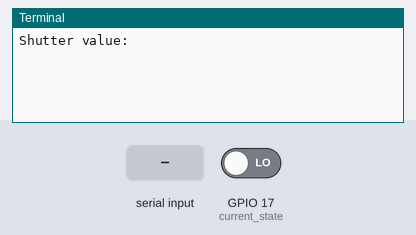
Simulated run of this program. Board: Raspberry Pi (BCM pin numbers). Parts: the last lines printed to the terminal. The inputs (shaded band) are chosen by the test bench; at power-on: GPIO 17 (current_state) LOW. The clock reads 2024-03-15 10:24:30 at power-on unless the program sets it.

Above: at 1.2 s.
1.3 s: "5" typed at the terminal, then Enter
At 2.5 s:
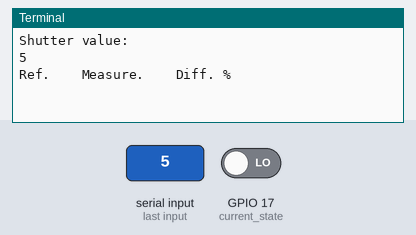
2.8 s: GPIO 17 (current_state) driven HIGH
At 3.9 s:
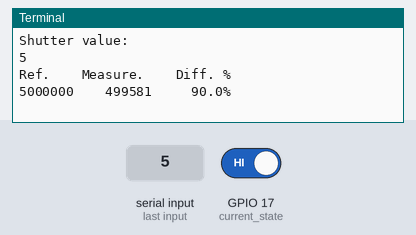

The program:

shutter_speed.py
```python
from RPi import GPIO
from time import sleep
from datetime import datetime

GPIO.setmode(GPIO.BCM)
GPIO.setup(17, GPIO.IN)

shutter_closed = 1
shutter_opened = 0

shutter_value = input("Shutter value: ")
print("Ref. \t Measure. \t Diff. %")

shutter_value_microsec = int(eval(str(shutter_value)) * 1000000)

while(True):
  current_state = GPIO.input(17)
  if(current_state == shutter_opened):
    t1 = datetime.now()

    while(current_state == shutter_opened):
      current_state = GPIO.input(17)

    microsec = (datetime.now() - t1).microseconds
    difference_micro = shutter_value_microsec - microsec
    difference = difference_micro / (shutter_value_microsec * 0.01)
    print(shutter_value_microsec,"\t", microsec, "\t ", str(round(difference, 1)) + "%")

GPIO.cleanup()
```

Measured:
- after the input at 1.3 s, the terminal: prints a new line at once (image 1)
- after the input at 2.8 s, the terminal: prints a new line at once (image 2)
